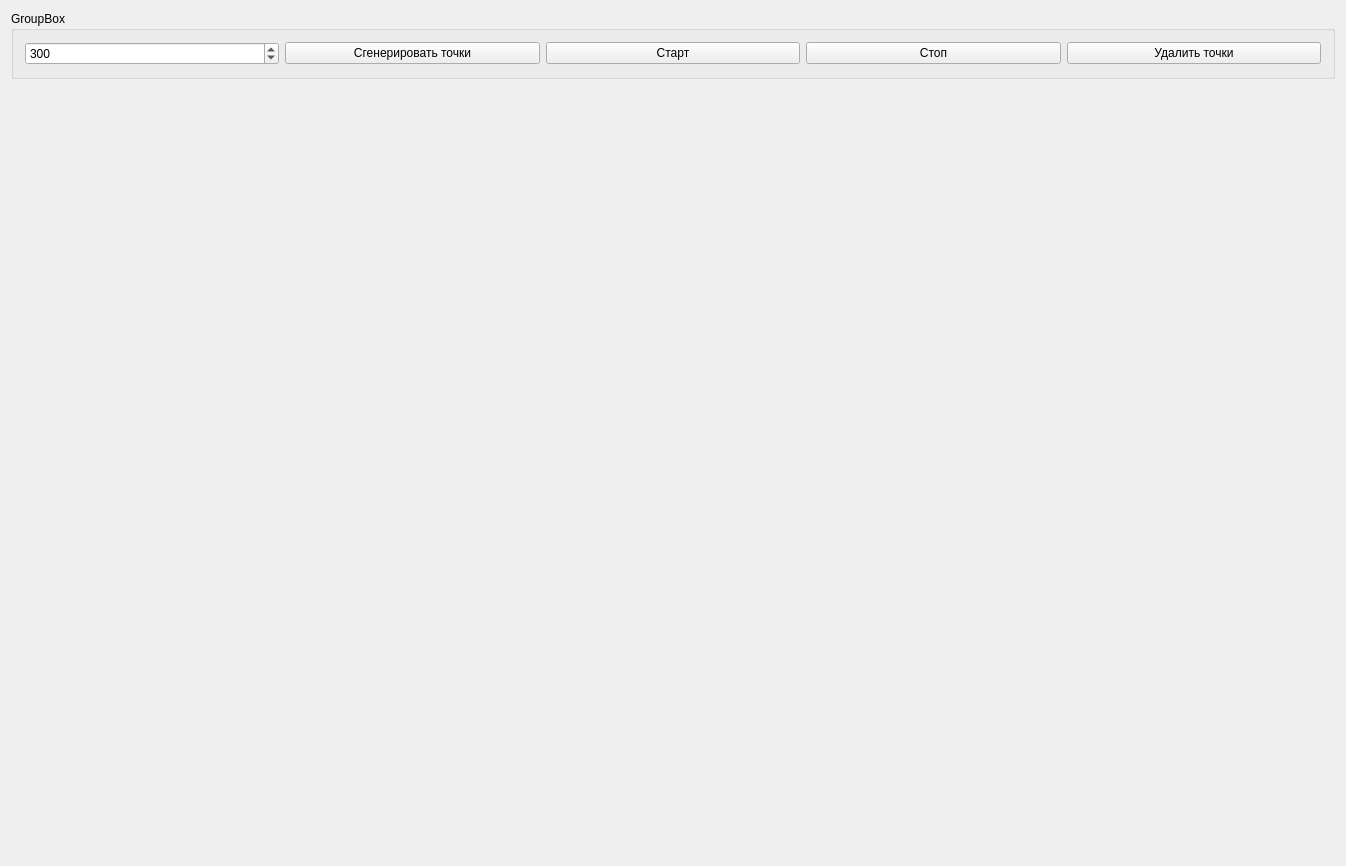
<?xml version="1.0" encoding="UTF-8"?>
<ui version="4.0">
 <class>MainWindow</class>
 <widget class="QMainWindow" name="MainWindow">
  <property name="geometry">
   <rect>
    <x>0</x>
    <y>0</y>
    <width>1346</width>
    <height>866</height>
   </rect>
  </property>
  <property name="windowTitle">
   <string>MainWindow</string>
  </property>
  <widget class="QWidget" name="centralWidget">
   <layout class="QVBoxLayout" name="verticalLayout" stretch="0,1">
    <item>
     <widget class="QGroupBox" name="groupBox">
      <property name="title">
       <string>GroupBox</string>
      </property>
      <layout class="QHBoxLayout" name="horizontalLayout">
       <item>
        <widget class="QSpinBox" name="spinBox">
         <property name="maximum">
          <number>1000</number>
         </property>
         <property name="value">
          <number>300</number>
         </property>
        </widget>
       </item>
       <item>
        <widget class="QPushButton" name="pushButton">
         <property name="text">
          <string>Сгенерировать точки</string>
         </property>
        </widget>
       </item>
       <item>
        <widget class="QPushButton" name="pushButton_2">
         <property name="text">
          <string>Старт</string>
         </property>
        </widget>
       </item>
       <item>
        <widget class="QPushButton" name="pushButton_4">
         <property name="text">
          <string>Стоп</string>
         </property>
        </widget>
       </item>
       <item>
        <widget class="QPushButton" name="pushButton_3">
         <property name="text">
          <string>Удалить точки</string>
         </property>
        </widget>
       </item>
      </layout>
     </widget>
    </item>
    <item>
     <widget class="RadarWidget" name="widget" native="true"/>
    </item>
   </layout>
  </widget>
 </widget>
 <layoutdefault spacing="6" margin="11"/>
 <customwidgets>
  <customwidget>
   <class>RadarWidget</class>
   <extends>QWidget</extends>
   <header location="global">RadarWidget.h</header>
   <container>1</container>
  </customwidget>
 </customwidgets>
 <resources/>
 <connections/>
</ui>
